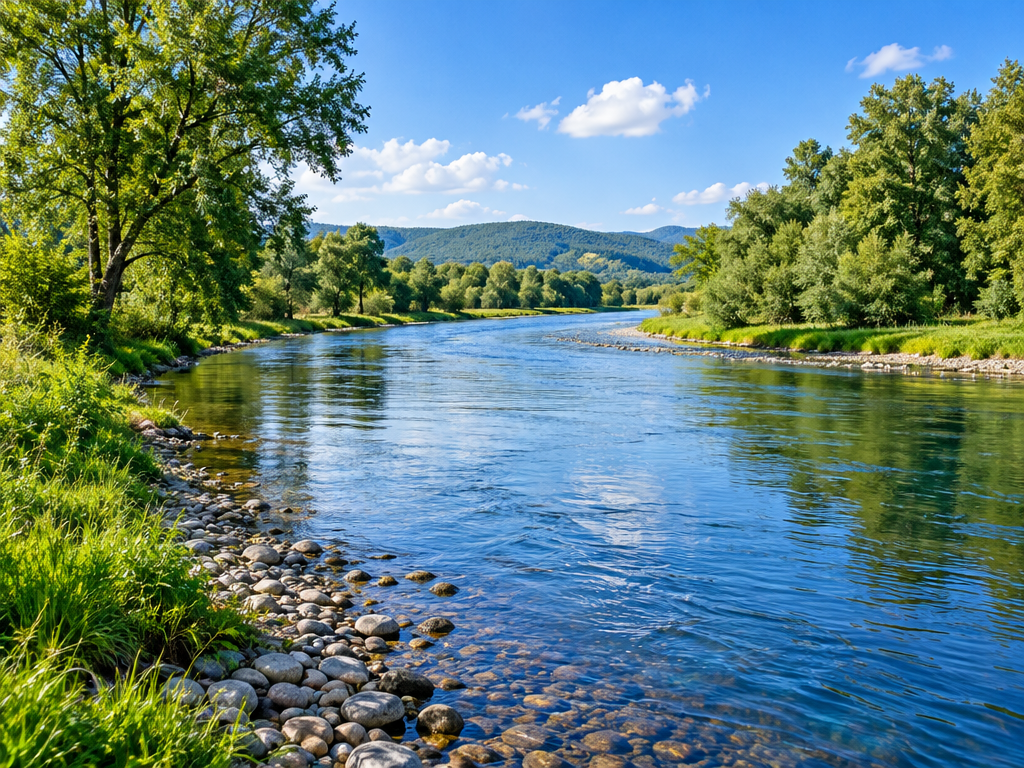
#> input picture riverside_rgb.png, 1024 x 768 px, found by its file name
$ jupyter execute svd_01_11.ipynb
#> lines starting #> are read from the running program, lines starting #| are printed output that depends on the picture
[cell 1]
import numpy as np
import cv2

1) Implement the full SVD from scratch without using power iteration. Instead, compute the eigendecomposition of
A
T
A
A
T
 A to get
V
V and the singular values, then compute
U
=
A
V
Σ
−
1
U=AVΣ
−1
 . Compare numerical accuracy with your power iteration version and with NumPy.

[cell 2]
# Input matrix
A = np.array([
    [3, 1],
    [1, 3],
    [0, 2]
], dtype=float)

# Step 1: Calculate A transpose * A
ATA = np.dot(np.transpose(A),A)

# Step 2: Find eigenvalues and eigenvectors
eigenvalues, V = np.linalg.eigh(ATA)

# Step 3: Sort in descending order
idx = np.argsort(eigenvalues)[::-1]
eigenvalues = eigenvalues[idx]
V = V[:, idx]

# Step 4: Calculate singular values
S = np.sqrt(np.maximum(eigenvalues, 0))

# Step 5: Calculate U
U = np.dot(A,V)

U = U / S

# Step 6: Calculate V transpose
Vt = V.T

# Step 7: Reconstruct A
A_reconstructed = np.dot(np.dot(U, np.diag(S)), Vt)
# Step 8: Calculate error
error = np.linalg.norm(A - A_reconstructed)

# Step 9: Compare with NumPy SVD
U_np, S_np, Vt_np = np.linalg.svd(A, full_matrices=False)

np_error = np.linalg.norm(A - U_np @ np.diag(S_np) @ Vt_np)

print("Our Singular Values:", S)
print("NumPy Singular Values:", S_np)

print("\nOur Reconstruction Error:", error)
print("NumPy Reconstruction Error:", np_error)

print("\nReconstructed Matrix:")
print(A_reconstructed)

2) Load a real grayscale image (or convert one to grayscale). Compress it at ranks 1, 5, 10, 25, 50, 100. For each rank, compute the compression ratio and the relative error. Find the rank where the image becomes visually acceptable.

[cell 3]
def image_to_grayscale(img_path):
#> called with img_path = 'riverside_rgb.png'
    bgr_image = cv2.imread(img_path)
#> bgr_image is the input picture: shape (768, 1024, 3); mean B, G, R 120.1, 125.8, 95
    gray_image = cv2.cvtColor(bgr_image, cv2.COLOR_BGR2GRAY)
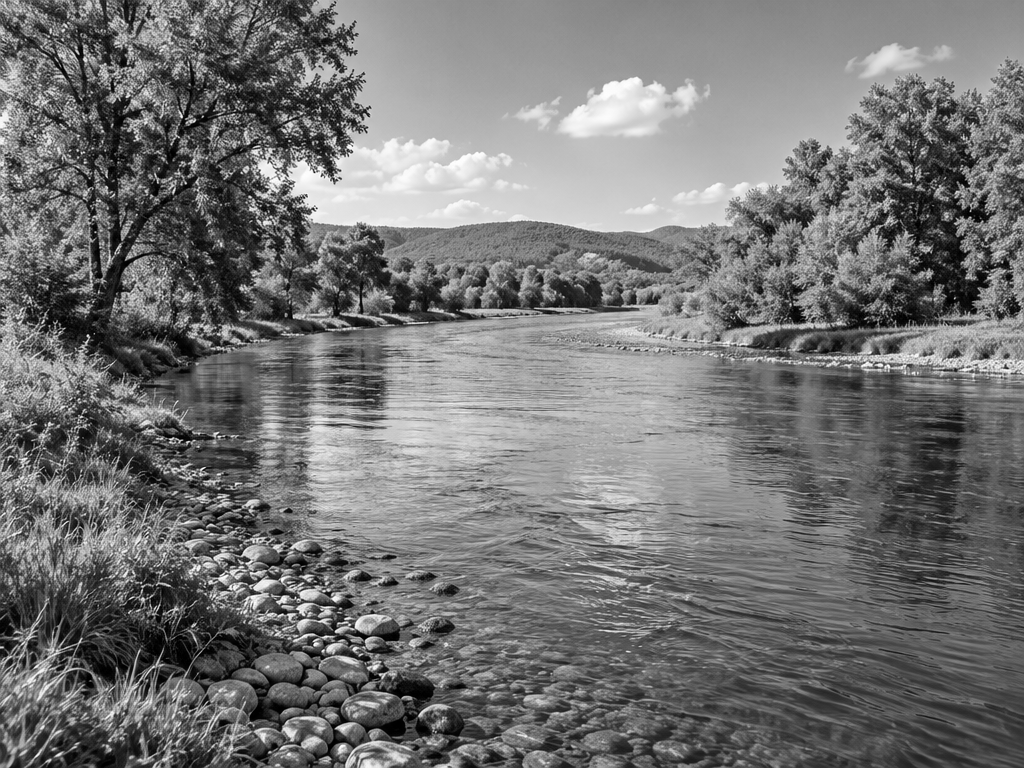
#> gray_image: shape (768, 1024); min 0, max 255, mean 115.9
    return gray_image

def compress_image_svd(image_matrix, k):
    U, S, Vt = np.linalg.svd(image_matrix, full_matrices=False)
    compressed = U[:, :k] @ np.diag(S[:k]) @ Vt[:k, :]
    return compressed


image = image_to_grayscale("riverside_rgb.png").astype(np.float64)
rows, cols = image.shape
#> rows = 768; cols = 1024

for k in [1, 5, 10, 20, 50]:
    compressed = compress_image_svd(image, k)
    error = np.linalg.norm(image - compressed) / np.linalg.norm(image)
    original_size = rows * cols
    compressed_size = k * (rows + cols + 1)
    ratio = compressed_size / original_size
    print(f"k={k:>3d}  error={error:.4f}  storage={ratio:.1%}")
#> this loop made 5 passes
#> error on passes 1 to 5: 0.332, 0.279, 0.252, 0.221, 0.17
#| k=  1  error=0.3319  storage=0.2%
#| k=  5  error=0.2792  storage=1.1%
#| k= 10  error=0.2516  storage=2.3%
#| k= 20  error=0.2210  storage=4.6%
#| k= 50  error=0.1704  storage=11.4%
#> pass 1, in compress_image_svd, `U, S, Vt = np.linalg.svd(image_matrix, full_matrices=False)`:
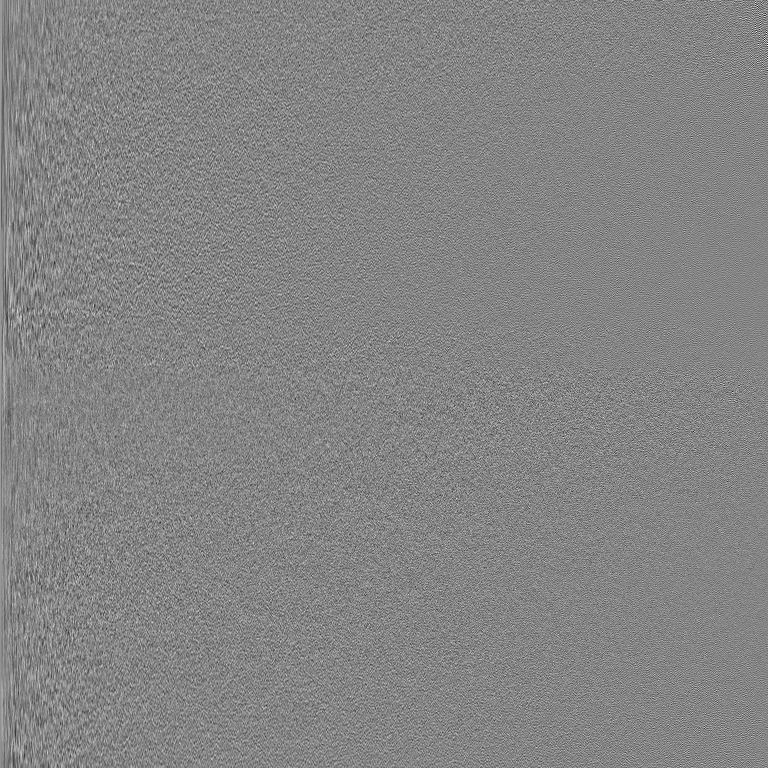
#> U: shape (768, 768) float64; min -0.249, max 0.229, mean 5.51e-05; drawn with min black and max white
#> pass 1, in compress_image_svd, `U, S, Vt = np.linalg.svd(image_matrix, full_matrices=False)`:
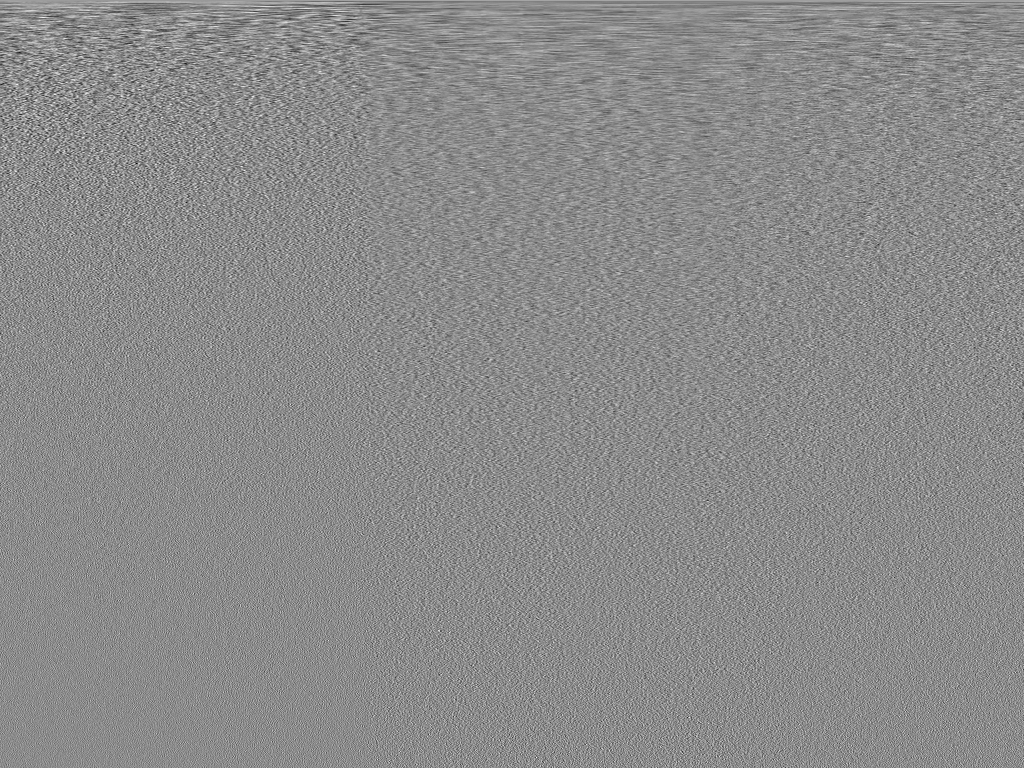
#> Vt: shape (768, 1024) float64; min -0.208, max 0.172, mean 5.18e-05; drawn with min black and max white
#> pass 1, in compress_image_svd, `compressed = U[:, :k] @ np.diag(S[:k]) @ Vt[:k, :]`:
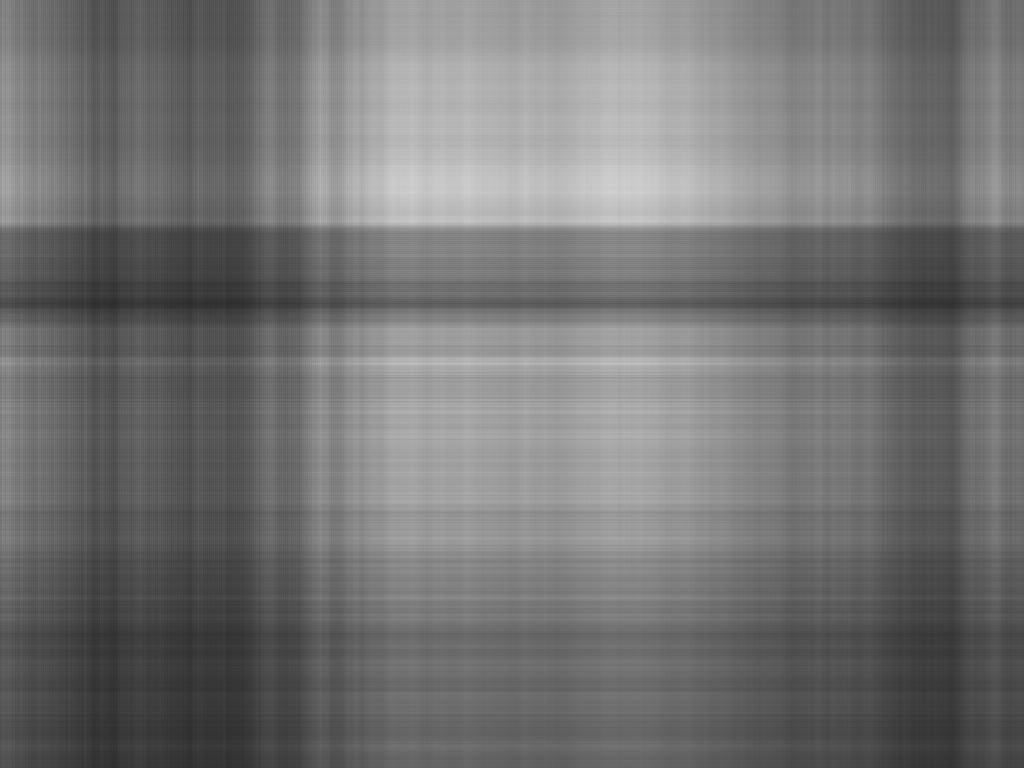
#> compressed: shape (768, 1024) float64; min 42.55, max 210.6, mean 115.6
#> pass 2, in compress_image_svd (call 2), `compressed = U[:, :k] @ np.diag(S[:k]) @ Vt[:k, :]`:
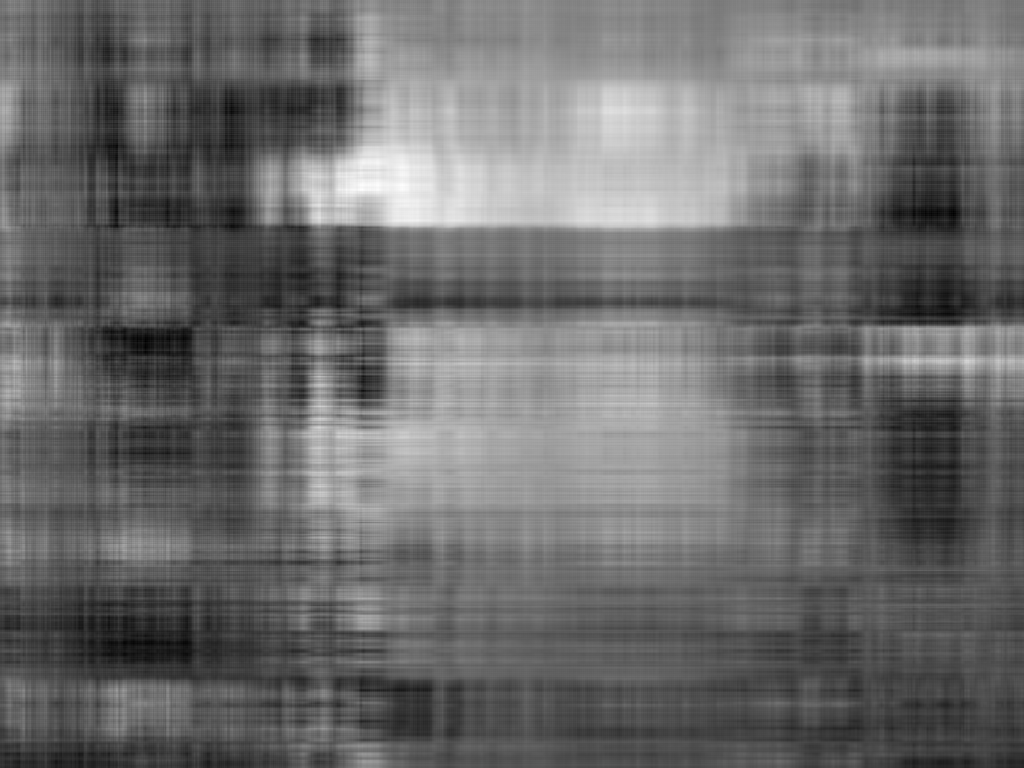
#> compressed: shape (768, 1024) float64; min 10.72, max 260, mean 116; drawn with min black and max white

3) Build a tiny recommendation system. Create a 10x8 user-movie ratings matrix with some known entries. Fill missing entries with row means. Compute SVD and reconstruct a rank-3 approximation. Use the reconstructed matrix to predict the missing ratings. Verify that the predictions are reasonable.

[cell 4]
import numpy as np

ratings = np.array([
    [5, 0, 0, 1, 0, 0, 2, 0],
    [4, 0, 0, 0, 5, 0, 0, 0],
    [0, 2, 4, 0, 0, 5, 0, 0],
    [1, 0, 5, 0, 0, 0, 2, 0],
    [0, 4, 0, 2, 0, 0, 5, 0],
    [3, 0, 2, 0, 4, 0, 0, 0],
    [0, 5, 0, 1, 0, 4, 0, 2],
    [2, 0, 0, 5, 0, 0, 4, 0],
    [4, 0, 1, 0, 0, 2, 5, 0],
    [0, 1, 0, 3, 5, 0, 0, 4]
], dtype=float)

filled = ratings.copy()

for i in range(len(ratings)):
    row_mean = np.mean(ratings[i][ratings[i] != 0])
    filled[i][filled[i] == 0] = row_mean

U, S, Vt = np.linalg.svd(filled, full_matrices=False)

U3 = U[:, :3]
S3 = np.diag(S[:3])
Vt3 = Vt[:3, :]

reconstructed = np.dot(np.dot(U3, S3), Vt3)

missing = ratings == 0

predictions = np.clip(reconstructed, 1, 5)

print("Filled Matrix:")
print(np.round(filled, 2))

print("\nRank-3 Reconstructed Matrix:")
print(np.round(reconstructed, 2))

print("\nPredicted Missing Ratings:")

for i, j in zip(*np.where(missing)):
    print(f"User {i+1}, Movie {j+1}: {predictions[i, j]:.2f}")

print("\nAll predictions between 1 and 5:")
print(np.all((predictions[missing] >= 1) & (predictions[missing] <= 5)))
